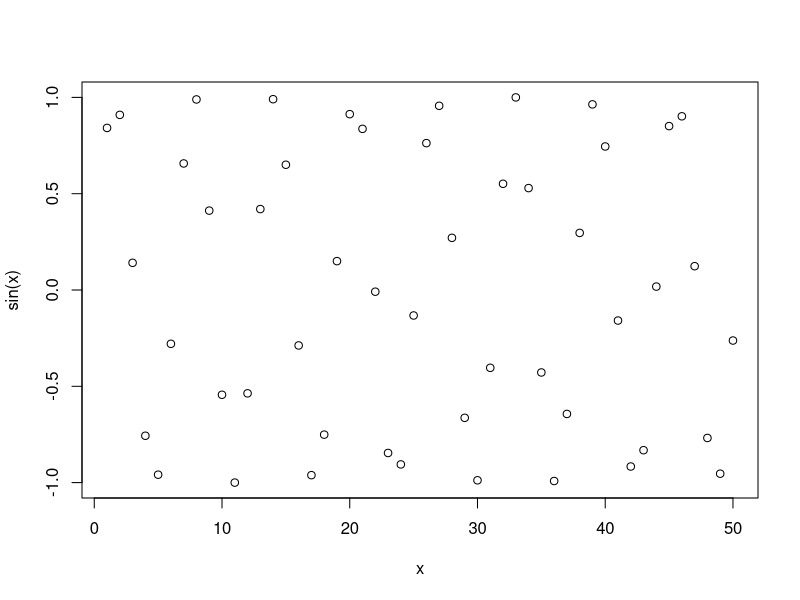
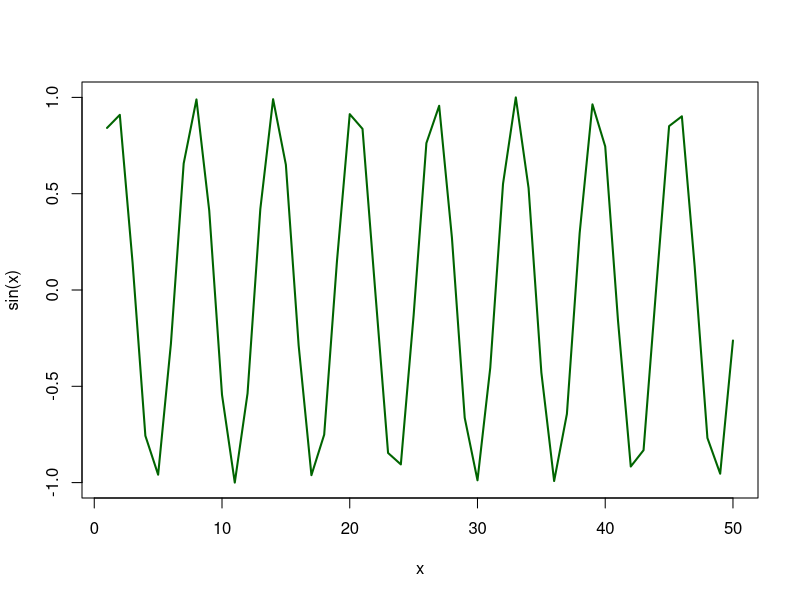

Recreate these plots in R, in order.
#' ---
#' title: "Class 4 R Intro"
#' author: "Alfred Phyo"
#' date: "Jan 15th, 2026"
#' ---

x <- 1:50
plot(x,sin(x))
plot(x,sin(x),typ="l",col="dark green", lwd = 2)
log(10,base = 10)
